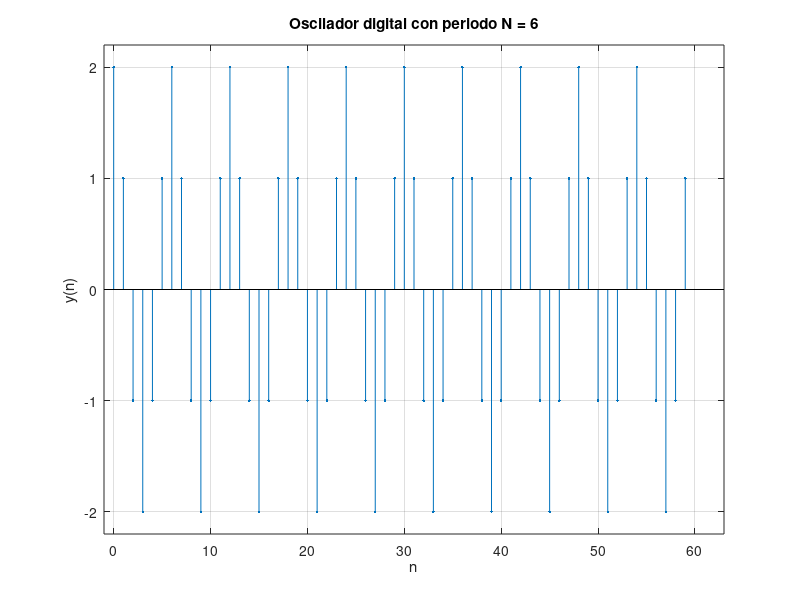

MATLAB code to generate this figure:
% Ejercicio 12
% Oscilador sinusoidal digital.

% Constantes.
b0 = 1; % Impulso unitario.
w0 = pi/3; % Frecuencia de señal discreta.
a1 = -2*cos(w0);

%Condiciones iniciales.
y1 = 1;
y2 = 0;

for n = (1:1:60) % Algoritmo recursivo.
  y(n) = b0 - a1*y1 - y2;
  
  % Cambio de condiciones.
  b0 = 0; % Solo en primer n vale 1.
  y2 = y1;
  y1 = y(n);
  endfor

%Graficacion.
stem(n = 0:1:59, y(n+1), '.'); % Se corre para que empiece en n = 0.
title('Oscilador digital con periodo N = 6')
grid;
axis([-1,63,-2.2,2.2]);
xlabel('n');
ylabel('y(n)');